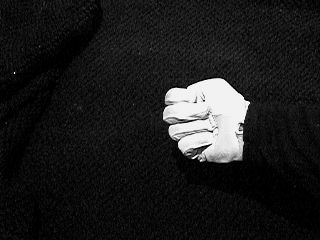
%> input picture code/rock/rock_0001.png, 320 x 240 px; its folder holds only this picture in this run
$ octave test.m   (GNU Octave 9; MATLAB toolbox functions it lacks are replaced by stand-ins)
%> lines starting %> are read from the running program, lines starting %| are printed output that depends on the picture; in (x1, y1, x2, y2) boxes, pixels count from 0 and x2, y2 are one past the last pixel; in counts of white or black regions, pixels touching at a corner belong together; the program's own positions count from 1
### code/all_hand_features.m
% [F,C]=all_hand_features(mode) - script to generate array of feature data
%  from the raw hand images. Calls up extract_hand().
%
% the subdirectories 'rock' 'paper' 'scissors'
% should be present. Returns the NxM array of features
% all the loaded imagery, and C is the associated class values.
%

function [F,C] = hand_features

% NOTE: do not alter this code

cname = { 'rock' 'paper' 'scissors' }; % run on just 3 classes

count=0;
figure(1234); clf;
colr='rgbmyck';
symb='x+o*sdv';
for classnum=1:length(cname)
  D=dir([ cname{classnum} filesep '*.png']);
  if (isempty(D)); error('Unable to find the required image directory: please make sure the data directories are present'); end
  for n=1:length(D)
    % load rock/paper/scissors/etc image
    disp(['Loading ' D(n).name]);
    I = imread([ cname{classnum} filesep D(n).name]);
%> I is the input picture: size 240x320 uint8; min 0, max 255, mean 28.8
    I = double(I(:,:,1))/(1+isa(I,'uint8')*254);
%> I: size 240x320 double

    % Here is the calls to the two key processing functions you
    % need to write
    B = hand_extract(I);
    Fn = hand_features(B);

    % diplay diagnostics
    figure(1234);
    % raw image
    subplot(2,2,1); imagesc(I);
    title( [ D(n).name ' (class ' num2str(classnum) ')' ] , 'interpreter' , 'none' );
    % mask region
    subplot(2,2,2); imagesc(B);
    title('Extracted Region');
    % feature vec
    subplot(2,2,3);
    plot(Fn,'bo:');
    a=axis; axis( [0.5 size(Fn,2)+0.5 a(3) a(4) ] );
    xlabel('Feature Number');
    ylabel('Feature Value');
    title('Feature Vector');
    % summary scatter plot of first two features (if present)
    subplot(2,2,4);
    hold on
    if (size(Fn,2)>=2)
      plot( Fn(:,1), Fn(:,2) , [ symb(classnum) colr(classnum) ] );
    end
    colormap(gray);
    title('Scatterplot'); xlabel('F1'); ylabel('F2');
    drawnow;

    % set class and feature vector info
    count=count+1;
    F(count,:)=Fn;
    C(count,1)= classnum;
  end
end

% ------------------------------------------------

### code/hand_threshold.m

function T = hand_threshold(I)

if (isa(I,'uint8'))
  I=double(I)/255;
end

%% initial t : initial estimate of the overall average image intensity
T = (min(min(I)) + max(max(I)))/2;
%> T = 0.5

%% covergence criterion
deltaT = 0.001;

%% condition for the loop
done = false;

%% looping
while ~done
    g = I >= T; %checking which indexes are above or lesser than initial threshold

    currentT = (mean(I(g)) + mean(I(~g))) / 2; %formula for isothresh

    done = abs(T - currentT) < deltaT; %break loop if T and currentT is equal or has little difference, return  T;

    T = currentT;
end
%> this loop made 3 passes
%> (currentT, done, T) on passes 1 to 3: (0.472, false, 0.472), (0.47, false, 0.47), (0.47, true, 0.47)
%> pass 1, in hand_threshold, `g = I >= T;`:
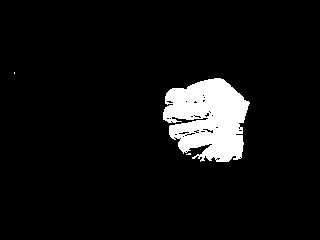
%> g: size 240x320 logical; 6.7% white; 3 white regions (2 under 20 px), largest, box (x1, y1, x2, y2) and area: (163, 78, 250, 162) 5103

### code/hand_extract.m

function B = hand_extract(I)

if (nargin<1)
  error('This function requires an image as input');
end
if (isa(I,'uint8'))
  I = double(I(:,:,1))/255;
end

%% result of the thresholding
threshold = hand_threshold(I);
%> threshold = 0.47

%% scaling the threshold
threshK = 0.20;
thresh = threshK * threshold;
%> thresh = 0.0939

%% getting those that are above the threhold
I = I > thresh;
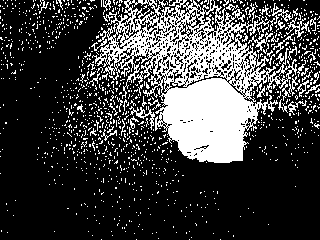
%> I: size 240x320 logical; 24.7% white; 1158 white regions (1115 under 20 px), largest, box (x1, y1, x2, y2) and area: (92, 0, 297, 163) 13894, (129, 106, 155, 130) 148, (285, 17, 306, 38) 116

%% perform hit or miss for cleaning the image

% structuring element
t1 = ones(10, 7);

% set
set =  t1;

% unset
unset = imcomplement(set);

% image complement
IC = imcomplement(I);

% erosion
erosion1 = imerode(I, set);
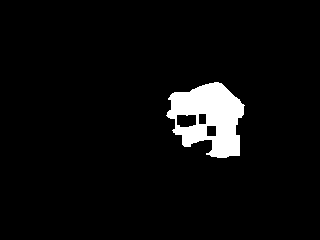
%> erosion1: size 240x320 logical; 4.8% white; 1 white region, box (x1, y1, x2, y2) and area: (166, 82, 245, 158) 3674
erosion2 = imerode(IC, unset);
I = erosion1 & erosion2;
%> I: size 240x320 logical; every value is 0

%% perform dilation for cleaning the image, se = t1;
I = imdilate(I, t1);

%% perform closing of the narrow regions , se = disk;
t2 = strel('disk', 5);
I = imclose(I, t2);

%% filling the holes in the image
I = imfill(I, 'holes');

%% labelling the hand region
B = bwlabel(I);
%> B: size 240x320 double; every value is 0
return

### code/hand_features.m

function F = hand_features(B)

stats = regionprops(B,'Area','ConvexArea', 'Circularity');
%> stats = 0 regions

%% calculate the ratio of length to area
%> the run ends on the next line
len = stats(1).Area / stats(1).ConvexArea;

%% get the circularity of the object
circularities = stats(1).Circularity;

%% concatenate
F = cat(2, len, circularities);
return

### code/test.m

[F, C] = all_hand_features;
